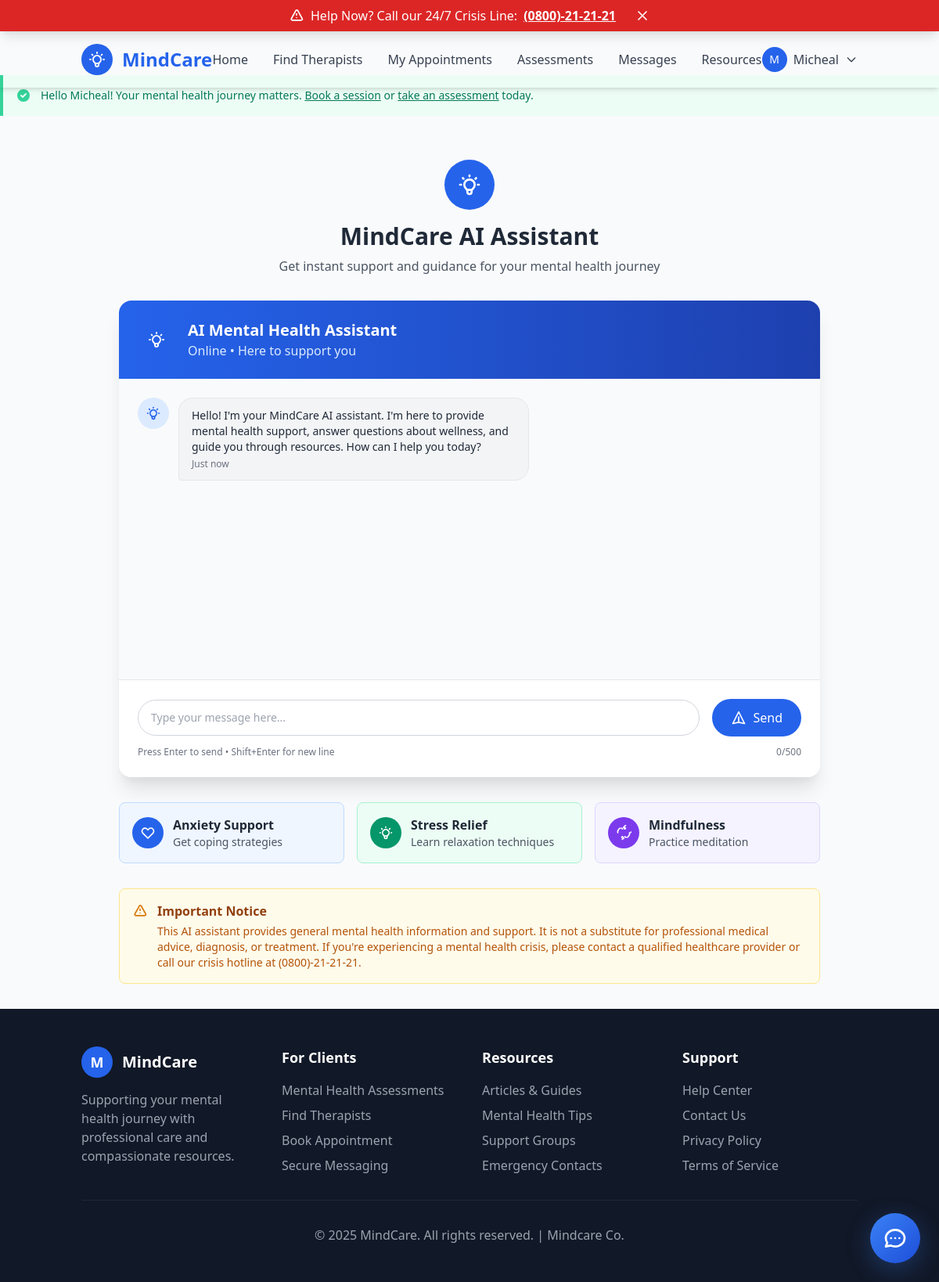
Before: /chatbot/ (signed in) with the older database file.
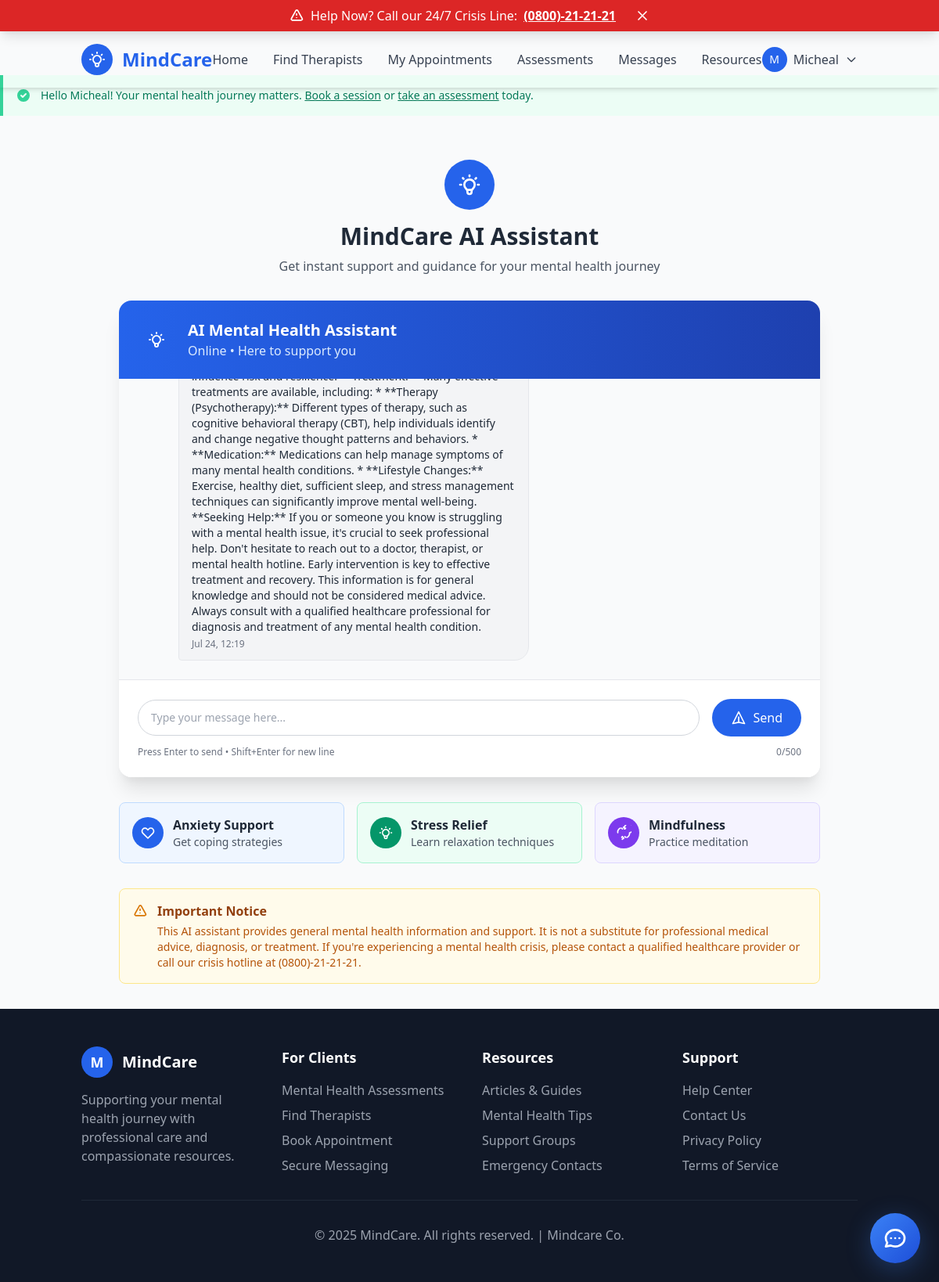
After: the same page with the newer database file.
### chatbot/models.py (models this page shows, shortened)
class ChatbotMessage(models.Model):
    user = models.ForeignKey(User, on_delete=models.CASCADE, related_name='chatbot_messages')
    message = models.TextField()
    is_bot = models.BooleanField(default=False)
    timestamp = models.DateTimeField(auto_now_add=True)

### chatbot/views.py (the view)
# urls.py: path('', views.chatbot_dashboard, name='chatbot_dashboard'),  # Root path for chatbot
@login_required
def chatbot_dashboard(request):
    chat_history = ChatbotMessage.objects.filter(user=request.user).order_by('timestamp')[:50]  # Limit to 50 messages
    quick_actions = [
        {'name': 'Anxiety Support', 'action_type': 'anxiety_support'},
        {'name': 'Stress Relief', 'action_type': 'stress_relief'},
        {'name': 'Mindfulness', 'action_type': 'mindfulness'}
    ]
    return render(request, 'chatbot/chat.html', {
        'chat_history': chat_history,
        'quick_actions': quick_actions
    })

### templates/chatbot/chat.html (shortened to what the changed rows need)
{% extends 'base.html' %}
{% block content %}
<div class="container mx-auto px-4 py-8">
    <div class="max-w-4xl mx-auto">
        <div class="text-center mb-8">
            <h1 class="text-3xl font-bold text-gray-800 mb-2">MindCare AI Assistant</h1>
        </div>
        <div class="bg-white rounded-2xl shadow-xl overflow-hidden">
            <div class="bg-gradient-to-r from-blue-600 to-blue-800 text-white p-6">
                <div class="flex items-center space-x-4">
                    <div>
                        <h2 class="text-xl font-semibold">AI Mental Health Assistant</h2>
                    </div>
                </div>
            </div>
            <div id="chatMessages" class="chat-messages h-96 overflow-y-auto p-6 bg-gray-50 space-y-4">
                {% if user.is_authenticated and chat_history %}
                    {% for message in chat_history %}
                        <div class="flex items-start space-x-3 {% if not message.is_bot %}flex-row-reverse space-x-reverse{% endif %}">
                            {% if message.is_bot %}
                                <div class="chat-bubble-bot px-4 py-3 max-w-md">
                                    <p class="text-gray-800 text-sm">{{ message.message }}</p>
                                    <p class="text-xs text-gray-500 mt-1">{{ message.timestamp|date:"M d, H:i" }}</p>
                                </div>
                            {% endif %}
                        </div>
                    {% endfor %}
                {% else %}
                    <div class="flex items-start space-x-3">
                        <div class="w-10 h-10 bg-blue-100 rounded-full flex items-center justify-center flex-shrink-0">
                        </div>
                        <div class="chat-bubble-bot px-4 py-3 max-w-md">
                            <p class="text-gray-800 text-sm">
                                Hello! I'm your MindCare AI assistant. I'm here to provide mental health support, answer questions about wellness, and guide you through resources. How can I help you today?
                            </p>
                            <p class="text-xs text-gray-500 mt-1">Just now</p>
                        </div>
                    </div>
                {% endif %}
            </div>
        </div>
    </div>
</div>
{% endblock %}

Changed rows visible on the page:
added ChatbotMessage: timestamp "Jul 24, 12:19"
Other visible differences:
text no longer shown: "Hello! I'm your MindCare AI assistant. I'm here to provide mental health support, answer questions about wellness, and guide you through resources. How can I help you today? Just now"
